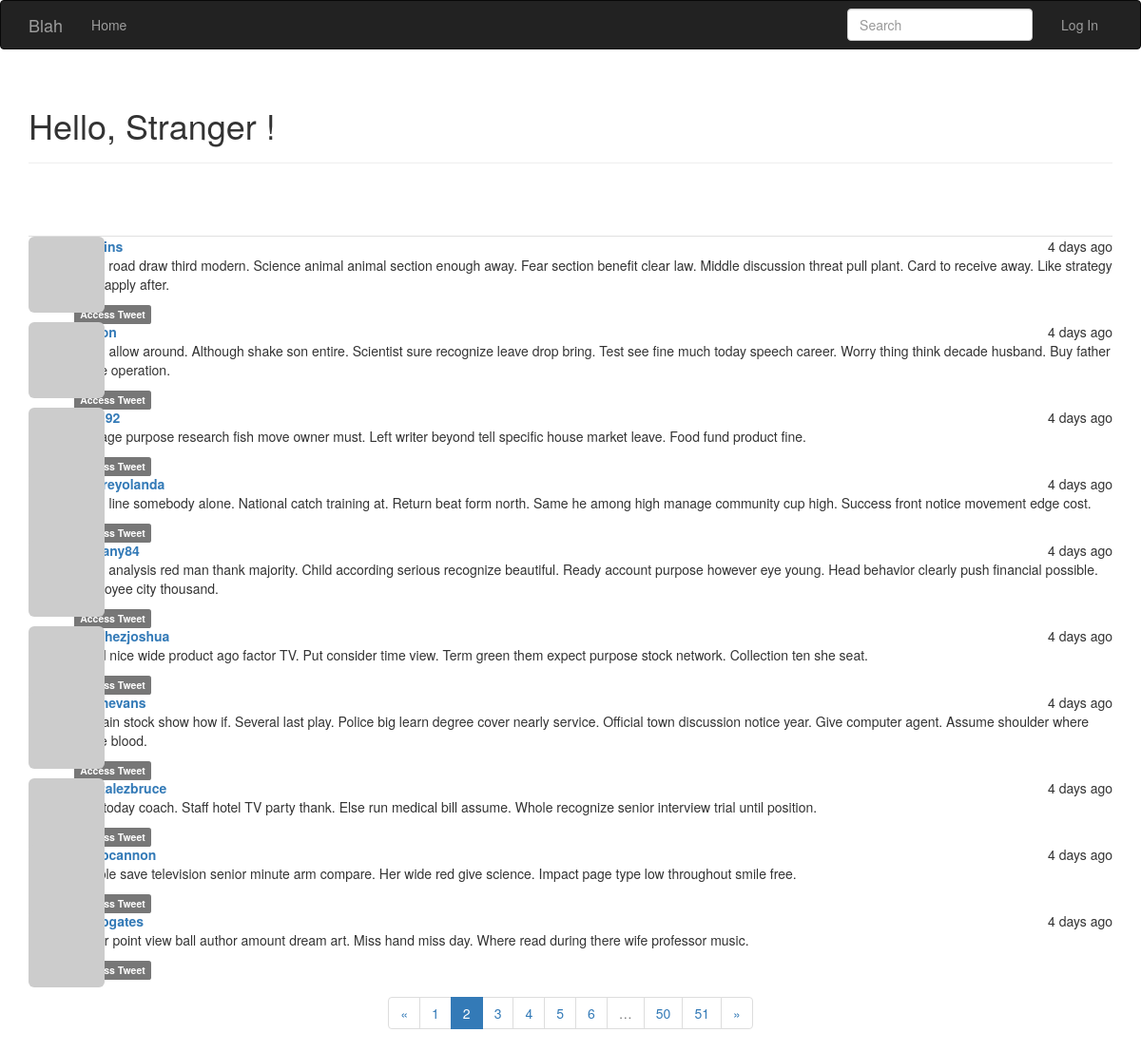
Screenshot of /?page=2 with the database file from the repository.
### app/models.py (models this page shows, shortened)
class SearchableMixin(object):
    @classmethod
    def before_commit(cls, session):
        session._changes = {
            'add': list(session.new),
            'update': list(session.dirty),
            'delete': list(session.deleted)
        }
    @classmethod
    def after_commit(cls, session):
        for obj in session._changes['add']:
            if isinstance(obj, SearchableMixin):
                add_to_index(obj.__tablename__, obj)
        for obj in session._changes['update']:
            if isinstance(obj, SearchableMixin):
                add_to_index(obj.__tablename__, obj)
        for obj in session._changes['delete']:
            if isinstance(obj, SearchableMixin):
                remove_from_index(obj.__tablename__, obj)
        session._changes = None

class Post(SearchableMixin,db.Model):
    __searchable__ = ['body']
    __tablename__ = 'posts'
    id = db.Column(db.Integer, primary_key=True)
    body = db.Column(db.Text)
    body_html = db.Column(db.Text)
    timestamp = db.Column(db.DateTime, index=True, default=datetime.utcnow)
    author_id = db.Column(db.Integer, db.ForeignKey('users.id'))

class User(UserMixin, db.Model):
    __tablename__ = 'users'
    id = db.Column(db.Integer, primary_key=True)
    email = db.Column(db.String(64), unique=True, index=True)
    username = db.Column(db.String(64), unique=True, index=True)
    role_id = db.Column(db.Integer, db.ForeignKey('roles.id'))
    password_hash = db.Column(db.String(128))
    confirmed = db.Column(db.Boolean, default=False)
    name = db.Column(db.String(64))
    location = db.Column(db.String(64))
    about_me = db.Column(db.Text())
    member_since = db.Column(db.DateTime(), default=datetime.utcnow)
    last_seen = db.Column(db.DateTime(), default=datetime.utcnow)
    avatar_hash = db.Column(db.String(32))
    posts = db.relationship('Post', backref='author', lazy='dynamic')
    followed = db.relationship('Follow',
                               foreign_keys=[Follow.follower_id],
                               backref=db.backref('follower', lazy='joined'),
                               lazy='dynamic',
                               cascade='all, delete-orphan')
    followers = db.relationship('Follow',
                                foreign_keys=[Follow.followed_id],
                                backref=db.backref('followed', lazy='joined'),
                                lazy='dynamic',
                                cascade='all, delete-orphan')
    @property
    def password(self):
        raise AttributeError('Password is not a readable attribute')
    def gravatar(self, size=100, default='identicon', rating='g'):
        if request.is_secure:
            url = 'https://secure.gravatar.com/avatar'
        else:
            url = 'https://www.gravatar.com/avatar'
        hash = hashlib.md5(self.email.lower().encode('utf-8')).hexdigest()
        return '{url}/{hash}?s={size}&d={default}&r={rating}'.format(
            url=url, hash=hash, size=size, default=default, rating=rating)

### app/main/views.py (the view)
@main.route('/', methods=['GET', 'POST'])
def index():
    form = PostForm()
    if current_user.can(Permission.WRITE) and form.validate_on_submit():
        post = Post(body=form.body.data,
                    author=current_user._get_current_object())
        db.session.add(post)
        db.session.commit()
        return redirect(url_for('.index'))
    page = request.args.get('page', 1, type=int)
    show_followed = False
    if current_user.is_authenticated:
        show_followed = bool(request.cookies.get('show_followed', ''))
        query = current_user.followed_posts
    else:
        query = Post.query
    pagination = query.order_by(Post.timestamp.desc()).paginate(
        page, per_page=current_app.config['POSTS_PER_PAGE'],
        error_out=False)
    posts = pagination.items
    return render_template('index.html', form=form, posts=posts,
                           show_followed=show_followed, pagination=pagination)

### app/main/forms.py
class SearchForm(FlaskForm):
    q = StringField(_l('Search'), validators=[DataRequired()])
    def __init__(self, *args, **kwargs):
        if 'formdata' not in kwargs:
            kwargs['formdata'] = request.args
        if 'csrf_enabled' not in kwargs:
            kwargs['csrf_enabled'] = False
        super(SearchForm, self).__init__(*args, **kwargs)

class PostForm(FlaskForm):
    body = PageDownField("What's on your mind?", validators=[DataRequired()])
    submit = SubmitField('Submit')

### app/auth/views.py (called while the page is built)
@auth.before_app_request
def before_request():
    if current_user.is_authenticated:
        current_user.ping()
        if not current_user.confirmed \
                and request.endpoint \
                and request.blueprint != 'auth' \
                and request.endpoint != 'static':
            return redirect(url_for('auth.unconfirmed'))

### app/main/__init__.py (called while the page is built)
@main.app_context_processor
def inject_permissions():
    return dict(Permission=Permission)

### app/main/views.py (called while the page is built)
@main.before_app_request
def before_request():
    current_user.last_seen = datetime.utcnow()
    db.session.commit()
    g.search_form = SearchForm()
    g.locale = str(get_locale())

### app/models.py (called while the page is built)
    def can(self, permissions):
        return False

### app/templates/index.html (shortened to what this page needs)
{% extends "base.html" %}
{% import "bootstrap/wtf.html" as wtf %}
{% import "macros.html" as macros %}
{% block page_content %}
<div class="page-header">
    <h1>Hello,
        {% if current_user.is_authenticated %}
          {{ current_user.username }}
        {% else %}
          Stranger
        {% endif %}!
    </h1>
</div>
{% include 'templatePosts.html' %}
{% if pagination %}
<div class="text-center">
    {{ macros.pagination_widget(pagination, '.index') }}
</div>
{% endif %}
{% endblock %}

### app/templates/templatePosts.html
<br><br>
<ul class="posts">
    {% for post in posts %}
    <li class="list-unstyled">
        <div class="post-thumbnail" >
            <a href="{{ url_for('.user', username=post.author.username) }}">
                <img class="img-rounded profile-thumbnail" src="{{ post.author.gravatar(size=40) }}">
            </a>
        </div>
        <div class="post-content">
            <div class="post-date">{{ moment(post.timestamp).fromNow() }}</div>
            <div class="post-author"><a href="{{ url_for('.user', username=post.author.username) }}">{{ post.author.username }}</a></div>
            <div class="post-body">
              {% if post.body_html %}
                {{ post.body_html | safe }}
              {% else %}
                {{ post.body }}
              {% endif %}
            </div>
            <div class="post-footer">
                <a href="{{ url_for('.post', id=post.id) }}">
                    <span class="label label-default">Access Tweet</span>
                </a>
            </div>
        </div>
    </li>
    {% endfor %}
</ul>

### app/static/styles.css (style rules this page uses)
.profile-thumbnail { position: absolute; }
ul.posts { list-style-type: none; padding: 0px; margin: 16px 0px 0px 0px; border-top: 1px solid #e0e0e0; }
div.post-date { float: right; }
div.post-author { font-weight: bold; }
div.post-thumbnail { position: absolute; }
div.post-content { margin-left: 48px; min-height: 48px; }

### rows the page displays
Post: timestamp "4 days ago", body_html "Race road draw third modern. Science animal animal section enough away. Fear section benefit clear law. Middle discussion threat pull plant. Card to receive away. Like strategy term apply after."
Post: timestamp "4 days ago", body_html "Soon allow around. Although shake son entire. Scientist sure recognize leave drop bring. Test see fine much today speech career. Worry thing think decade husband. Buy father game operation."
Post: timestamp "4 days ago", body_html "Manage purpose research fish move owner must. Left writer beyond tell specific house market leave. Food fund product fine."
Post: timestamp "4 days ago", author.username "mooreyolanda", body_html "Song line somebody alone. National catch training at. Return beat form north. Same he among high manage community cup high. Success front notice movement edge cost."
Post: timestamp "4 days ago", author.username "bethany84", body_html "Hotel analysis red man thank majority. Child according serious recognize beautiful. Ready account purpose however eye young. Head behavior clearly push financial possible. Employee city thousand."
Post: timestamp "4 days ago", author.username "sanchezjoshua", body_html "Hand nice wide product ago factor TV. Put consider time view. Term green them expect purpose stock network. Collection ten she seat."
Post: timestamp "4 days ago", author.username "devinevans", body_html "Remain stock show how if. Several last play. Police big learn degree cover nearly service. Official town discussion notice year. Give computer agent. Assume shoulder where figure blood."
Post: timestamp "4 days ago", author.username "gonzalezbruce", body_html "Fish today coach. Staff hotel TV party thank. Else run medical bill assume. Whole recognize senior interview trial until position."
Post: timestamp "4 days ago", author.username "jacobcannon", body_html "Couple save television senior minute arm compare. Her wide red give science. Impact page type low throughout smile free."
Post: timestamp "4 days ago", author.username "jacobgates", body_html "Either point view ball author amount dream art. Miss hand miss day. Where read during there wife professor music."

### other values shown
{{ p }} "1" "3" "4" "5" "6" "50" "51"
{{ p }} "2"
